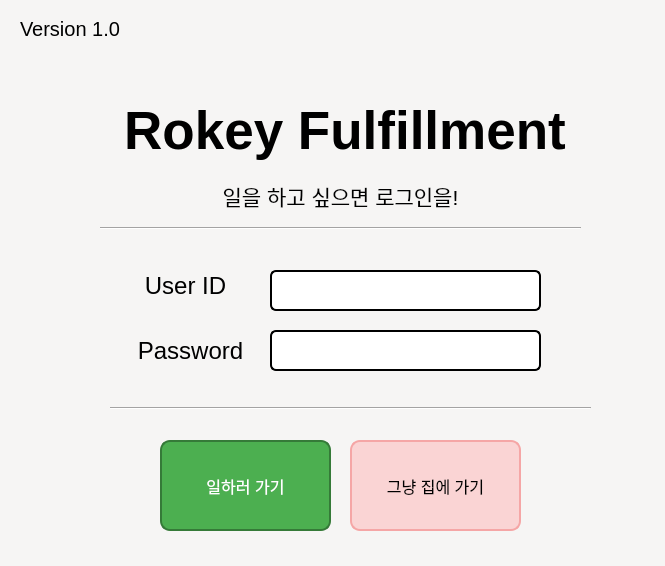
<?xml version="1.0" encoding="UTF-8"?>
<ui version="4.0">
 <class>MainWindow</class>
 <widget class="QMainWindow" name="MainWindow">
  <property name="geometry">
   <rect>
    <x>0</x>
    <y>0</y>
    <width>665</width>
    <height>566</height>
   </rect>
  </property>
  <property name="windowTitle">
   <string>MainWindow</string>
  </property>
  <property name="styleSheet">
   <string notr="true">background-color: rgb(246, 245, 244);</string>
  </property>
  <widget class="QWidget" name="centralwidget">
   <widget class="QLineEdit" name="id">
    <property name="geometry">
     <rect>
      <x>270</x>
      <y>270</y>
      <width>271</width>
      <height>41</height>
     </rect>
    </property>
    <property name="styleSheet">
     <string notr="true">background-color: white;
border-style: outset;
border-width: 2px;
border-radius: 6px;
border-color: black;
padding: 2px;</string>
    </property>
    <property name="alignment">
     <set>Qt::AlignCenter</set>
    </property>
   </widget>
   <widget class="QLabel" name="name_label">
    <property name="geometry">
     <rect>
      <x>120</x>
      <y>90</y>
      <width>450</width>
      <height>81</height>
     </rect>
    </property>
    <property name="font">
     <font>
      <pointsize>40</pointsize>
      <weight>75</weight>
      <bold>true</bold>
     </font>
    </property>
    <property name="text">
     <string>Rokey Fulfillment</string>
    </property>
    <property name="alignment">
     <set>Qt::AlignCenter</set>
    </property>
   </widget>
   <widget class="QLabel" name="version_label">
    <property name="geometry">
     <rect>
      <x>20</x>
      <y>20</y>
      <width>111</width>
      <height>17</height>
     </rect>
    </property>
    <property name="font">
     <font>
      <pointsize>15</pointsize>
     </font>
    </property>
    <property name="text">
     <string>Version 1.0</string>
    </property>
   </widget>
   <widget class="QLabel" name="id_label">
    <property name="geometry">
     <rect>
      <x>140</x>
      <y>270</y>
      <width>91</width>
      <height>31</height>
     </rect>
    </property>
    <property name="font">
     <font>
      <pointsize>18</pointsize>
     </font>
    </property>
    <property name="text">
     <string>User ID</string>
    </property>
    <property name="alignment">
     <set>Qt::AlignCenter</set>
    </property>
   </widget>
   <widget class="QLabel" name="pw_label">
    <property name="geometry">
     <rect>
      <x>130</x>
      <y>330</y>
      <width>121</width>
      <height>41</height>
     </rect>
    </property>
    <property name="font">
     <font>
      <pointsize>18</pointsize>
     </font>
    </property>
    <property name="text">
     <string>Password</string>
    </property>
    <property name="alignment">
     <set>Qt::AlignCenter</set>
    </property>
   </widget>
   <widget class="QLineEdit" name="password">
    <property name="geometry">
     <rect>
      <x>270</x>
      <y>330</y>
      <width>271</width>
      <height>41</height>
     </rect>
    </property>
    <property name="styleSheet">
     <string notr="true">background-color: white;
border-style: outset;
border-width: 2px;
border-radius: 6px;
border-color: black;
padding: 2px;</string>
    </property>
    <property name="alignment">
     <set>Qt::AlignCenter</set>
    </property>
   </widget>
   <widget class="QPushButton" name="enter_btn">
    <property name="geometry">
     <rect>
      <x>160</x>
      <y>440</y>
      <width>171</width>
      <height>91</height>
     </rect>
    </property>
    <property name="font">
     <font>
      <pointsize>-1</pointsize>
      <weight>50</weight>
      <bold>false</bold>
     </font>
    </property>
    <property name="mouseTracking">
     <bool>true</bool>
    </property>
    <property name="styleSheet">
     <string notr="true">            QPushButton {
                background-color: #4CAF50;  /* 버튼 배경색 */
                color: white;               /* 텍스트 색상 */
                font-size: 16px;            /* 폰트 크기 */
                border-radius: 10px;        /* 둥근 테두리 */
                border: 2px solid #357a38; /* 테두리 색상 */
            }
            QPushButton:hover {
                background-color: #45a049;  /* 마우스 오버 시 색상 */
            }
            QPushButton:pressed {
                background-color: #2e7031;  /* 버튼 클릭 시 색상 */
            }</string>
    </property>
    <property name="text">
     <string>일하러 가기</string>
    </property>
    <property name="flat">
     <bool>false</bool>
    </property>
   </widget>
   <widget class="QLabel" name="label_5">
    <property name="geometry">
     <rect>
      <x>140</x>
      <y>180</y>
      <width>401</width>
      <height>31</height>
     </rect>
    </property>
    <property name="font">
     <font>
      <pointsize>16</pointsize>
     </font>
    </property>
    <property name="text">
     <string>일을 하고 싶으면 로그인을!</string>
    </property>
    <property name="alignment">
     <set>Qt::AlignCenter</set>
    </property>
   </widget>
   <widget class="Line" name="line">
    <property name="geometry">
     <rect>
      <x>100</x>
      <y>220</y>
      <width>481</width>
      <height>16</height>
     </rect>
    </property>
    <property name="orientation">
     <enum>Qt::Horizontal</enum>
    </property>
   </widget>
   <widget class="Line" name="line_2">
    <property name="geometry">
     <rect>
      <x>110</x>
      <y>400</y>
      <width>481</width>
      <height>16</height>
     </rect>
    </property>
    <property name="orientation">
     <enum>Qt::Horizontal</enum>
    </property>
   </widget>
   <widget class="QPushButton" name="exit_btn">
    <property name="geometry">
     <rect>
      <x>350</x>
      <y>440</y>
      <width>171</width>
      <height>91</height>
     </rect>
    </property>
    <property name="font">
     <font>
      <pointsize>-1</pointsize>
     </font>
    </property>
    <property name="styleSheet">
     <string notr="true">            QPushButton {
                background-color: #FAD4D4; /* 연한 붉은색 배경 */
                color: black;           /* 짙은 붉은 텍스트 */
                font-size: 16px;          /* 폰트 크기 */
                border-radius: 10px;      /* 둥근 테두리 */
                border: 2px solid #F5A6A6; /* 테두리 색상 */
            }
            QPushButton:hover {
                background-color: #F9BDBD; /* 마우스 오버 시 */
            }
            QPushButton:pressed {
                background-color: #F2A0A0; /* 버튼 클릭 시 */
            }</string>
    </property>
    <property name="text">
     <string>그냥 집에 가기</string>
    </property>
   </widget>
  </widget>
 </widget>
 <resources/>
 <connections/>
</ui>
